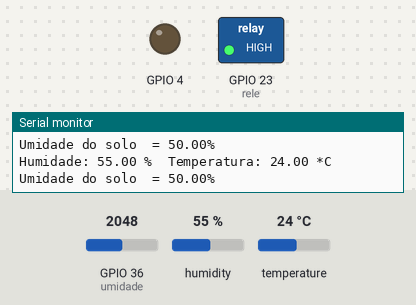
This sketch was run on a simulated ESP32. On the bench: switched loads named in the sketch (green lamp = pin HIGH), output pins drawn as LEDs (lit = HIGH), the last lines printed to the serial monitor. The test bench sets the inputs (shaded band); at power-on: GPIO 36 (umidade) = 2048, humidity 55 %, temperature 24 °C. WiFi joins after 1.5 s; servers stay silent unless stated; random numbers use the default seed unless the sketch sets one; no MQTT or app messages arrive unless stated.

Above: at 6.9 s.
7.0 s: GPIO 36 (umidade) set to 2155
8.8 s: GPIO 36 (umidade) set to 2241
At 10.3 s:
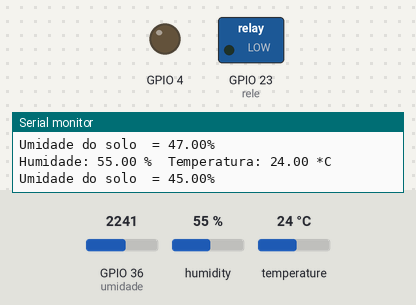
11.1 s: GPIO 36 (umidade) set to 2047
At 12.2 s:
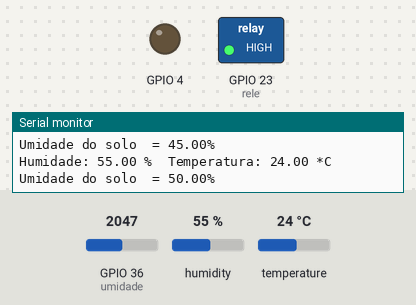
Timing chart, 0 to 14.1 s (numbered marks = the images above; inputs shaded):
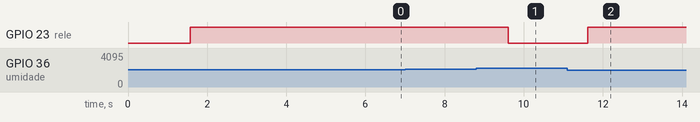

Measured:
- the behaviour switches between 2211 and 2212 on GPIO 36 (umidade) (found by bisection; images 0 and 1)
- after the input at 8.8 s, GPIO 23 (rele): HIGH → LOW after 0.81 s
- after the input at 11.1 s, GPIO 23 (rele): LOW → HIGH after 0.52 s

The sketch:

Cod_projeto.ino
```cpp
//bibliotecas utilizadas
#include "DHT.h"
#include <WiFi.h>
#include <PubSubClient.h>

//Login de rede e conexão com mqtt
const char* ssid = "Seu_Wifi";
const char* password = "Sua_senha";
const char* mqtt_server = "broker.mqtt-dashboard.com";
WiFiClient espClient;
PubSubClient client(espClient);
long lastMsg = 0;
char msg[50];
int value = 0;
String inString = "";

//pinos utilizados
const int umidade = 36;
int rele = 23;

//MQTT
const char* umidadea = "home/umidadea";
const char* umidades = "home/umidades";
const char* temperatura = "home/temperatura";

//pino para receber os dados do DHT
#define DHTPIN 27

//Tipo de sensor de umidade e temperatura(pode variar entres os 3 modelos: DHT 11, DHT 22, DHT 21)
#define DHTTYPE DHT22

//Criando instancia do DHT
DHT dht(DHTPIN, DHTTYPE);

//variáveis utilizadas para o sensor de umidade de solo
float umidadePorcentagem;
int valor;

//Setup do wifi
void setup_wifi() {

  delay(10);
  // We start by connecting to a WiFi network
  Serial.println();
  Serial.print("Connecting to ");
  Serial.println(ssid);

  WiFi.begin(ssid, password);

  while (WiFi.status() != WL_CONNECTED) {
    delay(500);
    Serial.print(".");
  }

  randomSeed(micros());

  Serial.println("");
  Serial.println("WiFi connected");
  Serial.println("IP address: ");
  Serial.println(WiFi.localIP());
}


void callback(char* topic, byte* payload, unsigned int length) {
  inString = "";
  Serial.print("Message arrived [");
  Serial.print(topic);
  Serial.print("] ");

  for (int i = 0; i < length; i++) {
    Serial.print((char)payload[i]);
    inString += (char)payload[i];
  }
  Serial.println();

}

void reconnect() {
  // Loop until we're reconnected
  while (!client.connected()) {
    Serial.print("Attempting MQTT connection...");
    // Create a random client ID
    String clientId = "ESP32Client-";
    clientId += String(random(0xffff), HEX);
    // Attempt to connect
    if (client.connect(clientId.c_str())) {
      Serial.println("connected");
      // Once connected, publish an announcement...
      client.publish("home/temperatura", "ESP Conectado");
      // ... and resubscribe
      client.subscribe("home/temperatura");
    } else {
      Serial.print("failed, rc=");
      Serial.print(client.state());
      Serial.println(" try again in 5 seconds");
      // Wait 5 seconds before retrying
      delay(5000);
    }
  }
}

void setup() {
  Serial.begin(115200);
  pinMode(rele, OUTPUT);
  pinMode(4, OUTPUT);
  dht.begin();
  setup_wifi();
  client.setServer(mqtt_server, 1883);
  client.setCallback(callback);
}

void loop() {
  if (!client.connected()) {
    reconnect();
  }

  //Lê a umidade do ar
  float h = dht.readHumidity();
  // Lê a temperatura em Celsius
  float t = dht.readTemperature();

  //imprime valores
  Serial.print("Humidade: ");
  Serial.print(h);
  Serial.print(" %\t");
  Serial.print("Temperatura: ");
  Serial.print(t);
  Serial.println(" *C ");

  //Verifica valor da umidade do solo
  valor = analogRead(umidade);

  //converte para porcentagem
  umidadePorcentagem = map(valor, 4096, 0, 0, 100);

  //imprime valores
  Serial.print("Umidade do solo  = ");
  Serial.print(umidadePorcentagem);
  Serial.println("%");

  //Enviando dados para mqtt
  char tempString[8];
  dtostrf(t, 1, 2, tempString);
  client.publish(temperatura, tempString);
  dtostrf(h, 1, 2, tempString);
  client.publish(umidadea, tempString);
  dtostrf(umidadePorcentagem, 1, 2, tempString);
  client.publish(umidades, tempString);

  //relé
  if (umidadePorcentagem <= 45) {
    digitalWrite(rele, LOW);
  } else {
    digitalWrite(rele, HIGH);
  }
  delay(1000);
  client.loop();
}
```
